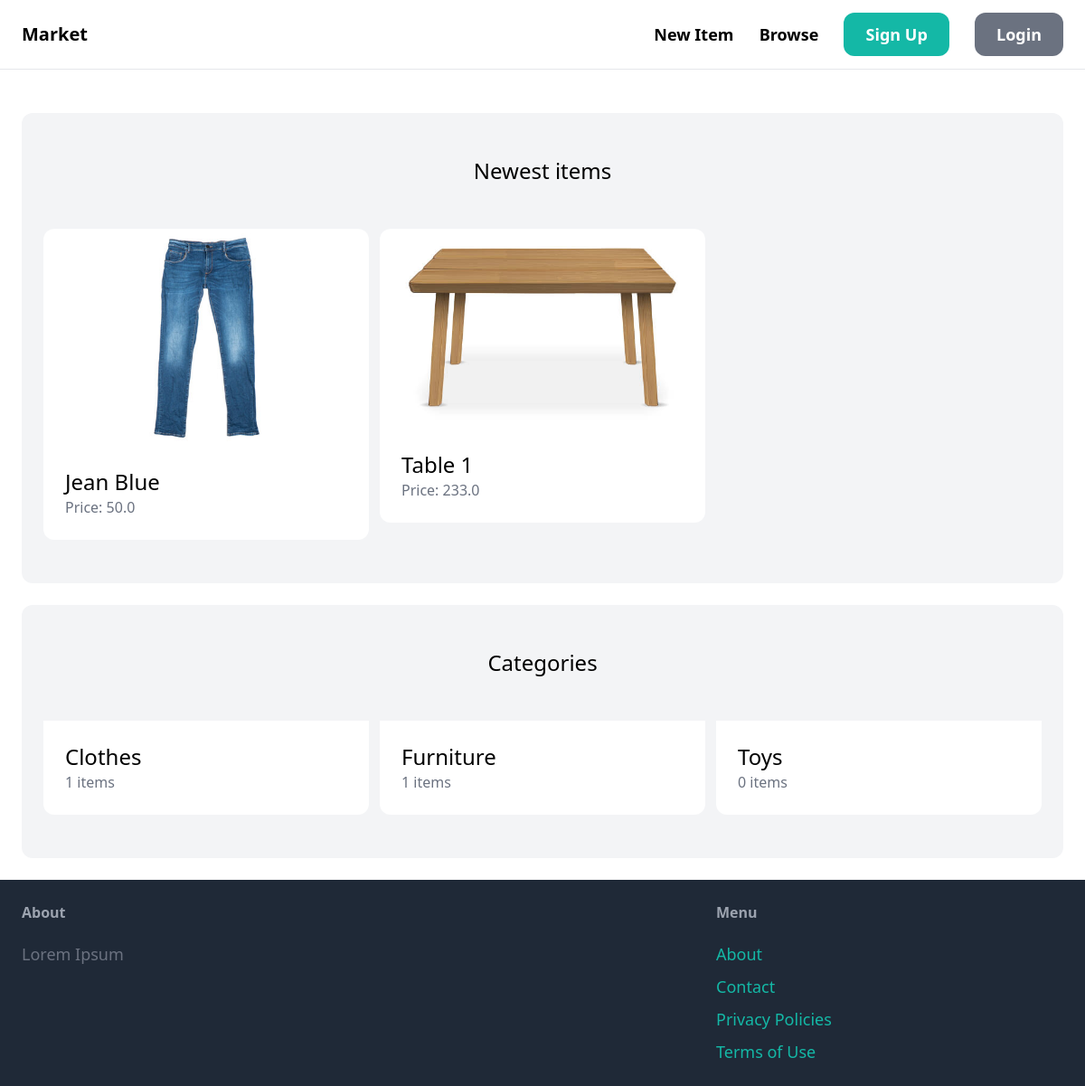
The app's page /, older data.
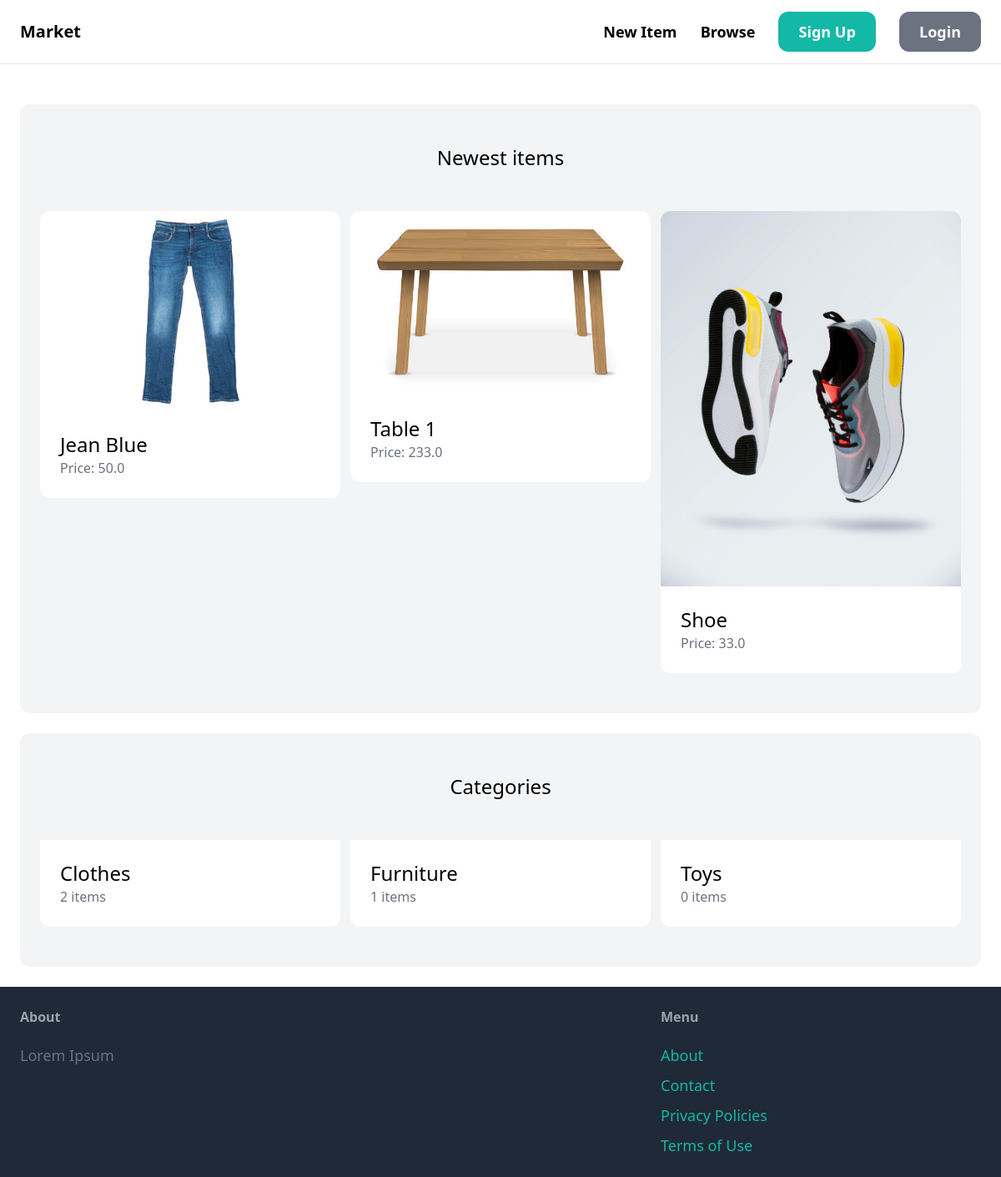
The same page, newer data.
### item/models.py (models this page shows, shortened)
class Item(models.Model):
    category = models.ForeignKey(Category, related_name='items', on_delete=models.CASCADE)
    name = models.CharField(max_length=255)
    description = models.TextField(blank=True, null=True)
    price = models.FloatField()
    image = models.ImageField(upload_to='item_images', blank=True, null=True)
    is_sold = models.BooleanField(default=False)
    created_by = models.ForeignKey(User, related_name='items', on_delete=models.CASCADE)
    created_at = models.DateTimeField(auto_now_add=True)

class Category(models.Model):
    name = models.CharField(max_length=255)
    class Meta:
        ordering = ('name',)
        verbose_name_plural = 'Categories'

### core/views.py (the view)
# urls.py: path("",index,name='index'),
def index(request):
    items = Item.objects.filter(is_sold=False)[0:6]
    categories = Category.objects.all()
    return render(request, 'core/index.html',{
        'categories': categories,
        'items':items,})

### core/templates/core/index.html (shortened to what this page needs)
{% extends 'core/base.html' %}
{% block content %}
    <div class="mt-6 px-6 py-12 bg-gray-100 rounded-xl">
        <h2 class="mb-12 text-2xl text-center">Newest items</h2>
        <div class="grid grid-cols-3 gap-3">
            {% for item in items %}
                <div>
                    <a href="{% url 'item:detail' item.id %}">
                        <div>
                            <img src="{{ item.image.url }}" class="rounded-t-xl">
                        </div>
                        <div class="p-6 bg-white rounded-b-xl">
                            <h2 class="text-2xl">{{ item.name }}</h2>
                            <p class="text-gray-500">Price: {{ item.price }}</p>
                        </div>
                    </a>
                </div>
            {% endfor %}
        </div>
    </div>
    <div class="mt-6 px-6 py-12 bg-gray-100 rounded-xl">
        <h2 class="mb-12 text-2xl text-center">Categories</h2>
        <div class="grid grid-cols-3 gap-3">
            {% for category in categories %}
                <div>
                    <a href="#">
                        <div class="p-6 bg-white rounded-b-xl">
                            <h2 class="text-2xl">{{ category.name }}</h2>
                            <p class="text-gray-500">{{ category.items.count }} items</p>
                        </div>
                    </a>
                </div>
            {% endfor %}
        </div>
    </div>
{%endblock%}

Row changes from the older to the newer data that the page shows:
added Item: image (picture), name "Shoe", price "33.0"
computed for Category "Clothes": items.count "1" → "2"
